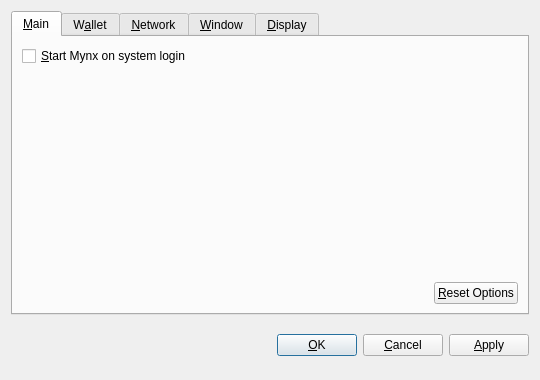
<?xml version="1.0" encoding="UTF-8"?>
<ui version="4.0">
 <class>OptionsDialog</class>
 <widget class="QDialog" name="OptionsDialog">
  <property name="geometry">
   <rect>
    <x>0</x>
    <y>0</y>
    <width>540</width>
    <height>380</height>
   </rect>
  </property>
  <property name="windowTitle">
   <string>Options</string>
  </property>
  <property name="modal">
   <bool>true</bool>
  </property>
  <layout class="QVBoxLayout" name="verticalLayout">
   <item>
    <widget class="QTabWidget" name="tabWidget">
     <property name="tabPosition">
      <enum>QTabWidget::North</enum>
     </property>
     <property name="currentIndex">
      <number>0</number>
     </property>
     <widget class="QWidget" name="tabMain">
      <attribute name="title">
       <string>&amp;Main</string>
      </attribute>
      <layout class="QVBoxLayout" name="verticalLayout_Main">
       <item>
        <widget class="QCheckBox" name="bitcoinAtStartup">
         <property name="toolTip">
          <string>Automatically start Mynx after logging in to the system.</string>
         </property>
         <property name="text">
          <string>&amp;Start Mynx on system login</string>
         </property>
        </widget>
       </item>
       <item>
        <spacer name="verticalSpacer_Main">
         <property name="orientation">
          <enum>Qt::Vertical</enum>
         </property>
         <property name="sizeHint" stdset="0">
          <size>
           <width>20</width>
           <height>40</height>
          </size>
         </property>
        </spacer>
       </item>
       <item>
        <layout class="QHBoxLayout" name="horizontalLayout_2_Main">
         <item>
          <spacer name="horizontalSpacer_2_Main">
           <property name="orientation">
            <enum>Qt::Horizontal</enum>
           </property>
           <property name="sizeHint" stdset="0">
            <size>
             <width>40</width>
             <height>20</height>
            </size>
           </property>
          </spacer>
         </item>
         <item>
          <widget class="QPushButton" name="resetButton">
           <property name="toolTip">
            <string>Reset all client options to default.</string>
           </property>
           <property name="text">
            <string>&amp;Reset Options</string>
           </property>
           <property name="autoDefault">
            <bool>false</bool>
           </property>
          </widget>
         </item>
        </layout>
       </item>
      </layout>
     </widget>
     <widget class="QWidget" name="tabWallet">
      <attribute name="title">
       <string>W&amp;allet</string>
      </attribute>
      <layout class="QVBoxLayout" name="verticalLayout_Network">
       <item>
        <widget class="QLabel" name="transactionFeeInfoLabel">
         <property name="text">
          <string>Optional transaction fee per kB that helps make sure your transactions are processed quickly. Most transactions are 1 kB.</string>
         </property>
         <property name="textFormat">
          <enum>Qt::PlainText</enum>
         </property>
         <property name="wordWrap">
          <bool>true</bool>
         </property>
        </widget>
       </item>
       <item>
        <layout class="QHBoxLayout" name="horizontalLayout_1_Main">
         <item>
          <widget class="QLabel" name="transactionFeeLabel">
           <property name="text">
            <string>Pay transaction &amp;fee</string>
           </property>
           <property name="textFormat">
            <enum>Qt::PlainText</enum>
           </property>
           <property name="buddy">
            <cstring>transactionFee</cstring>
           </property>
          </widget>
         </item>
         <item>
          <widget class="BitcoinAmountField" name="transactionFee"/>
         </item>
         <item>
          <spacer name="horizontalSpacer_1_Main">
           <property name="orientation">
            <enum>Qt::Horizontal</enum>
           </property>
           <property name="sizeHint" stdset="0">
            <size>
             <width>40</width>
             <height>20</height>
            </size>
           </property>
          </spacer>
         </item>
        </layout>
       </item>
       <item>
        <widget class="QLabel" name="label">
         <property name="text">
          <string>If you disable the spending of unconfirmed change, the change from a transaction cannot be used until that transaction has at least one confirmation. This also affects how your balance is computed.</string>
         </property>
         <property name="wordWrap">
          <bool>true</bool>
         </property>
        </widget>
       </item>
       <item>
        <widget class="QCheckBox" name="spendZeroConfChange">
         <property name="text">
          <string>Spend unconfirmed change  (experts only)</string>
         </property>
        </widget>
       </item>
       <item>
        <spacer name="verticalSpacer">
         <property name="orientation">
          <enum>Qt::Vertical</enum>
         </property>
         <property name="sizeHint" stdset="0">
          <size>
           <width>20</width>
           <height>40</height>
          </size>
         </property>
        </spacer>
       </item>
      </layout>
     </widget>
     <widget class="QWidget" name="tabNetwork">
      <attribute name="title">
       <string>&amp;Network</string>
      </attribute>
      <layout class="QVBoxLayout" name="verticalLayout_Network">
       <item>
        <widget class="QCheckBox" name="mapPortUpnp">
         <property name="toolTip">
          <string>Automatically open the Mynx client port on the router. This only works when your router supports UPnP and it is enabled.</string>
         </property>
         <property name="text">
          <string>Map port using &amp;UPnP</string>
         </property>
        </widget>
       </item>
       <item>
        <widget class="QCheckBox" name="connectSocks">
         <property name="toolTip">
          <string>Connect to the Mynx network through a SOCKS proxy (e.g. when connecting through Tor).</string>
         </property>
         <property name="text">
          <string>&amp;Connect through SOCKS proxy:</string>
         </property>
        </widget>
       </item>
       <item>
        <layout class="QHBoxLayout" name="horizontalLayout_Network">
         <item>
          <widget class="QLabel" name="proxyIpLabel">
           <property name="text">
            <string>Proxy &amp;IP:</string>
           </property>
           <property name="textFormat">
            <enum>Qt::PlainText</enum>
           </property>
           <property name="buddy">
            <cstring>proxyIp</cstring>
           </property>
          </widget>
         </item>
         <item>
          <widget class="QValidatedLineEdit" name="proxyIp">
           <property name="maximumSize">
            <size>
             <width>140</width>
             <height>16777215</height>
            </size>
           </property>
           <property name="toolTip">
            <string>IP address of the proxy (e.g. 127.0.0.1)</string>
           </property>
          </widget>
         </item>
         <item>
          <widget class="QLabel" name="proxyPortLabel">
           <property name="text">
            <string>&amp;Port:</string>
           </property>
           <property name="textFormat">
            <enum>Qt::PlainText</enum>
           </property>
           <property name="buddy">
            <cstring>proxyPort</cstring>
           </property>
          </widget>
         </item>
         <item>
          <widget class="QLineEdit" name="proxyPort">
           <property name="maximumSize">
            <size>
             <width>55</width>
             <height>16777215</height>
            </size>
           </property>
           <property name="toolTip">
            <string>Port of the proxy (e.g. 9050)</string>
           </property>
          </widget>
         </item>
         <item>
          <widget class="QLabel" name="socksVersionLabel">
           <property name="text">
            <string>SOCKS &amp;Version:</string>
           </property>
           <property name="textFormat">
            <enum>Qt::PlainText</enum>
           </property>
           <property name="buddy">
            <cstring>socksVersion</cstring>
           </property>
          </widget>
         </item>
         <item>
          <widget class="QValueComboBox" name="socksVersion">
           <property name="toolTip">
            <string>SOCKS version of the proxy (e.g. 5)</string>
           </property>
          </widget>
         </item>
         <item>
          <spacer name="horizontalSpacer_Network">
           <property name="orientation">
            <enum>Qt::Horizontal</enum>
           </property>
           <property name="sizeHint" stdset="0">
            <size>
             <width>40</width>
             <height>20</height>
            </size>
           </property>
          </spacer>
         </item>
        </layout>
       </item>
       <item>
        <spacer name="verticalSpacer_Network">
         <property name="orientation">
          <enum>Qt::Vertical</enum>
         </property>
         <property name="sizeHint" stdset="0">
          <size>
           <width>20</width>
           <height>40</height>
          </size>
         </property>
        </spacer>
       </item>
      </layout>
     </widget>
     <widget class="QWidget" name="tabWindow">
      <attribute name="title">
       <string>&amp;Window</string>
      </attribute>
      <layout class="QVBoxLayout" name="verticalLayout_Window">
       <item>
        <widget class="QCheckBox" name="minimizeToTray">
         <property name="toolTip">
          <string>Show only a tray icon after minimizing the window.</string>
         </property>
         <property name="text">
          <string>&amp;Minimize to the tray instead of the taskbar</string>
         </property>
        </widget>
       </item>
       <item>
        <widget class="QCheckBox" name="minimizeOnClose">
         <property name="toolTip">
          <string>Minimize instead of exit the application when the window is closed. When this option is enabled, the application will be closed only after selecting Quit in the menu.</string>
         </property>
         <property name="text">
          <string>M&amp;inimize on close</string>
         </property>
        </widget>
       </item>
       <item>
        <spacer name="verticalSpacer_Window">
         <property name="orientation">
          <enum>Qt::Vertical</enum>
         </property>
         <property name="sizeHint" stdset="0">
          <size>
           <width>20</width>
           <height>40</height>
          </size>
         </property>
        </spacer>
       </item>
      </layout>
     </widget>
     <widget class="QWidget" name="tabDisplay">
      <attribute name="title">
       <string>&amp;Display</string>
      </attribute>
      <layout class="QVBoxLayout" name="verticalLayout_Display">
       <item>
        <layout class="QHBoxLayout" name="horizontalLayout_1_Display">
         <item>
          <widget class="QLabel" name="langLabel">
           <property name="text">
            <string>User Interface &amp;language:</string>
           </property>
           <property name="textFormat">
            <enum>Qt::PlainText</enum>
           </property>
           <property name="buddy">
            <cstring>lang</cstring>
           </property>
          </widget>
         </item>
         <item>
          <widget class="QValueComboBox" name="lang">
           <property name="toolTip">
            <string>The user interface language can be set here. This setting will take effect after restarting Mynx.</string>
           </property>
          </widget>
         </item>
        </layout>
       </item>
       <item>
        <layout class="QHBoxLayout" name="horizontalLayout_2_Display">
         <item>
          <widget class="QLabel" name="unitLabel">
           <property name="text">
            <string>&amp;Unit to show amounts in:</string>
           </property>
           <property name="textFormat">
            <enum>Qt::PlainText</enum>
           </property>
           <property name="buddy">
            <cstring>unit</cstring>
           </property>
          </widget>
         </item>
         <item>
          <widget class="QValueComboBox" name="unit">
           <property name="toolTip">
            <string>Choose the default subdivision unit to show in the interface and when sending coins.</string>
           </property>
          </widget>
         </item>
        </layout>
       </item>
       <item>
        <widget class="QCheckBox" name="displayAddresses">
         <property name="toolTip">
          <string>Whether to show Mynx addresses in the transaction list or not.</string>
         </property>
         <property name="text">
          <string>&amp;Display addresses in transaction list</string>
         </property>
        </widget>
       </item>
       <item>
        <widget class="QCheckBox" name="coinControlFeatures">
         <property name="toolTip">
          <string>Whether to show coin control features or not.</string>
         </property>
         <property name="text">
          <string>Display coin &amp;control features (experts only!)</string>
         </property>
        </widget>
       </item>
       <item>
        <spacer name="verticalSpacer_Display">
         <property name="orientation">
          <enum>Qt::Vertical</enum>
         </property>
         <property name="sizeHint" stdset="0">
          <size>
           <width>20</width>
           <height>40</height>
          </size>
         </property>
        </spacer>
       </item>
      </layout>
     </widget>
    </widget>
   </item>
   <item>
    <layout class="QHBoxLayout" name="horizontalLayout_Buttons">
     <item>
      <spacer name="horizontalSpacer_1">
       <property name="orientation">
        <enum>Qt::Horizontal</enum>
       </property>
       <property name="sizeHint" stdset="0">
        <size>
         <width>40</width>
         <height>48</height>
        </size>
       </property>
      </spacer>
     </item>
     <item>
      <widget class="QLabel" name="statusLabel">
       <property name="font">
        <font>
         <weight>75</weight>
         <bold>true</bold>
        </font>
       </property>
       <property name="text">
        <string/>
       </property>
       <property name="textFormat">
        <enum>Qt::PlainText</enum>
       </property>
       <property name="wordWrap">
        <bool>true</bool>
       </property>
      </widget>
     </item>
     <item>
      <spacer name="horizontalSpacer_2">
       <property name="orientation">
        <enum>Qt::Horizontal</enum>
       </property>
       <property name="sizeHint" stdset="0">
        <size>
         <width>40</width>
         <height>48</height>
        </size>
       </property>
      </spacer>
     </item>
     <item>
      <widget class="QPushButton" name="okButton">
       <property name="text">
        <string>&amp;OK</string>
       </property>
      </widget>
     </item>
     <item>
      <widget class="QPushButton" name="cancelButton">
       <property name="text">
        <string>&amp;Cancel</string>
       </property>
       <property name="autoDefault">
        <bool>false</bool>
       </property>
      </widget>
     </item>
     <item>
      <widget class="QPushButton" name="applyButton">
       <property name="text">
        <string>&amp;Apply</string>
       </property>
       <property name="autoDefault">
        <bool>false</bool>
       </property>
      </widget>
     </item>
    </layout>
   </item>
  </layout>
 </widget>
 <customwidgets>
  <customwidget>
   <class>BitcoinAmountField</class>
   <extends>QSpinBox</extends>
   <header>bitcoinamountfield.h</header>
  </customwidget>
  <customwidget>
   <class>QValueComboBox</class>
   <extends>QComboBox</extends>
   <header>qvaluecombobox.h</header>
  </customwidget>
  <customwidget>
   <class>QValidatedLineEdit</class>
   <extends>QLineEdit</extends>
   <header>qvalidatedlineedit.h</header>
  </customwidget>
 </customwidgets>
 <resources/>
 <connections/>
</ui>
